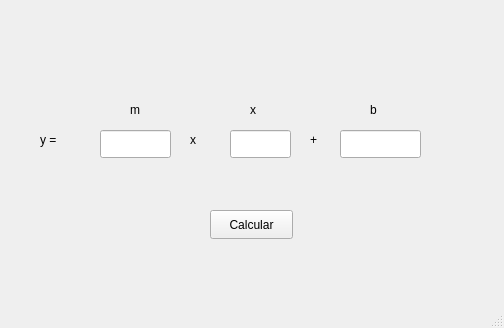
<?xml version="1.0" encoding="UTF-8"?>
<ui version="4.0">
 <class>MainWindow</class>
 <widget class="QMainWindow" name="MainWindow">
  <property name="geometry">
   <rect>
    <x>0</x>
    <y>0</y>
    <width>504</width>
    <height>328</height>
   </rect>
  </property>
  <property name="windowTitle">
   <string>MainWindow</string>
  </property>
  <widget class="QWidget" name="centralwidget">
   <widget class="QPushButton" name="btnCalcular">
    <property name="geometry">
     <rect>
      <x>210</x>
      <y>210</y>
      <width>83</width>
      <height>29</height>
     </rect>
    </property>
    <property name="text">
     <string>Calcular</string>
    </property>
   </widget>
   <widget class="QLineEdit" name="txtM">
    <property name="geometry">
     <rect>
      <x>100</x>
      <y>130</y>
      <width>71</width>
      <height>28</height>
     </rect>
    </property>
   </widget>
   <widget class="QLabel" name="label_4">
    <property name="geometry">
     <rect>
      <x>40</x>
      <y>130</y>
      <width>21</width>
      <height>20</height>
     </rect>
    </property>
    <property name="text">
     <string>y =</string>
    </property>
   </widget>
   <widget class="QLineEdit" name="txtB">
    <property name="geometry">
     <rect>
      <x>340</x>
      <y>130</y>
      <width>81</width>
      <height>28</height>
     </rect>
    </property>
   </widget>
   <widget class="QLabel" name="label_2">
    <property name="geometry">
     <rect>
      <x>130</x>
      <y>100</y>
      <width>21</width>
      <height>20</height>
     </rect>
    </property>
    <property name="text">
     <string>m</string>
    </property>
   </widget>
   <widget class="QLineEdit" name="txtX">
    <property name="geometry">
     <rect>
      <x>230</x>
      <y>130</y>
      <width>61</width>
      <height>28</height>
     </rect>
    </property>
   </widget>
   <widget class="QLabel" name="label_3">
    <property name="geometry">
     <rect>
      <x>250</x>
      <y>100</y>
      <width>21</width>
      <height>20</height>
     </rect>
    </property>
    <property name="text">
     <string>x</string>
    </property>
   </widget>
   <widget class="QLabel" name="label_5">
    <property name="geometry">
     <rect>
      <x>370</x>
      <y>100</y>
      <width>21</width>
      <height>20</height>
     </rect>
    </property>
    <property name="text">
     <string>b</string>
    </property>
   </widget>
   <widget class="QLabel" name="label_6">
    <property name="geometry">
     <rect>
      <x>190</x>
      <y>130</y>
      <width>21</width>
      <height>20</height>
     </rect>
    </property>
    <property name="text">
     <string>x</string>
    </property>
   </widget>
   <widget class="QLabel" name="label_7">
    <property name="geometry">
     <rect>
      <x>310</x>
      <y>130</y>
      <width>21</width>
      <height>20</height>
     </rect>
    </property>
    <property name="text">
     <string>+</string>
    </property>
   </widget>
  </widget>
  <widget class="QMenuBar" name="menubar">
   <property name="geometry">
    <rect>
     <x>0</x>
     <y>0</y>
     <width>504</width>
     <height>25</height>
    </rect>
   </property>
  </widget>
  <widget class="QStatusBar" name="statusbar"/>
 </widget>
 <resources/>
 <connections/>
</ui>
